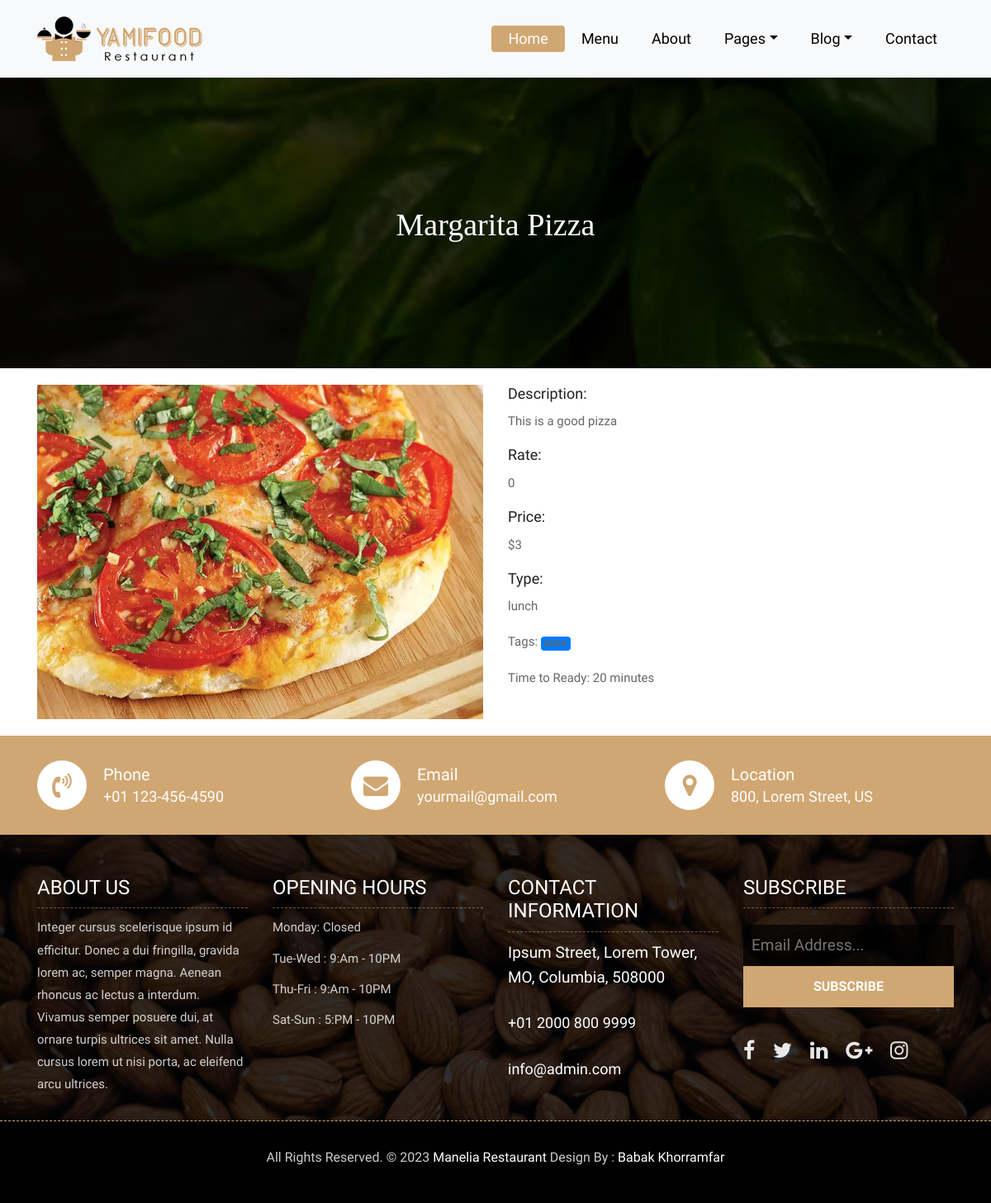
Page /foods/2/ on the committed database.
### foods/models.py (models this page shows)
class Food(models.Model):
    FOOD_TYPE = [
        ("lunch", "Lunch"),
        ("dinner", "Dinner")
    ]
    name = models.CharField(max_length=100, default=None)
    description = models.TextField(max_length=500, default=None)
    rate = models.IntegerField(default=0)
    price = models.IntegerField(default=None)
    time = models.IntegerField(default=None)
    tags = models.CharField(max_length=50, default=None)
    food_type = models.CharField(max_length=10, choices=FOOD_TYPE, default="dinner")
    pub_date = models.DateTimeField(auto_now_add=True)
    photo = models.ImageField(upload_to='foods/', default=None)
    def __str__(self):
        return self.name

### foods/views.py (the view)
# urls.py: path('<int:id>/', views.food_detail, name = "detail"),
def food_detail(request, id):
    food_detail = Food.objects.get(id=id)
    context = {
        "details" : food_detail
    }
    return render(request, 'foods/detail.html', context)

### foods/templates/foods/detail.html
{% extends 'base.html' %}
{% load static %}
{% block content %}
<div class="all-page-title page-breadcrumb">
    <div class="container text-center">
        <div class="row">
            <div class="col-lg-12">
                <h1>{{details}}</h1>
            </div>
        </div>
    </div>
</div>
<div class="container" style="margin: 20px auto">
    <div class="row">
            <div class="col-md-6">
                <img src="{{details.photo.url}}" alt="{{foods.name}} Photo" class="img-fluid">
            </div>
            <div class="col-md-6">
                <h3>Description:</h3>
                <p>{{details.description}}</p>
                <h3>Rate:</h3>
                <p>{{details.rate}}</p>
                <h3>Price:</h3>
                <p>${{details.price}}</p>
                <h3>Type:</h3>
                <p>{{details.food_type}}</p>
                <p>Tags: <span class="badge bg-primary">{{details.tags}}</span></p>
                <p>Time to Ready: {{details.time}} minutes</p>
            </div>
        </div>
    </div>
{% endblock %}

### templates/base.html (shortened to what this page needs)
{% load static %}
<!DOCTYPE html>
<html lang="en">
<head>
    <link rel="stylesheet" href="{% static 'css/bootstrap.min.css'%}">
    <link rel="stylesheet" href="{% static 'css/style.css'%}">
    <link rel="stylesheet" href="{% static 'css/responsive.css'%}">
    <link rel="stylesheet" href="{% static 'css/custom.css'%}">
</head>
<body>
	{% include 'partials/_header.html' %}
        {% block content %}
        {% endblock %}
	{% include 'partials/_footer.html' %}
</body>
</html>

### templates/partials/_header.html (shortened to what this page needs)
{% load static %}
        <header class="top-navbar">
            <nav class="navbar navbar-expand-lg navbar-light bg-light">
                <div class="container">
                    <a class="navbar-brand" href="index.html">
                        <img src="{% static 'images/logo.png' %}" alt="" />
                    </a>
                    <div class="collapse navbar-collapse" id="navbars-rs-food">
                        <ul class="navbar-nav ml-auto">
                            <li class="nav-item active"><a class="nav-link" href="index.html">Home</a></li>
                            <li class="nav-item"><a class="nav-link" href="menu.html">Menu</a></li>
                            <li class="nav-item"><a class="nav-link" href="about.html">About</a></li>
                            <li class="nav-item dropdown">
                                <a class="nav-link dropdown-toggle" href="#" id="dropdown-a" data-toggle="dropdown">Pages</a>
                            </li>
                            <li class="nav-item dropdown">
                                <a class="nav-link dropdown-toggle" href="#" id="dropdown-a" data-toggle="dropdown">Blog</a>
                            </li>
                            <li class="nav-item"><a class="nav-link" href="contact.html">Contact</a></li>
                        </ul>
                    </div>
                </div>
            </nav>
        </header>

### templates/partials/_footer.html (shortened to what this page needs)
{% load static %}
	<div class="contact-imfo-box">
		<div class="container">
			<div class="row">
				<div class="col-md-4">
					<i class="fa fa-volume-control-phone"></i>
					<div class="overflow-hidden">
						<h4>Phone</h4>
						<p class="lead">
							+01 123-456-4590
						</p>
					</div>
				</div>
				<div class="col-md-4">
					<i class="fa fa-envelope"></i>
					<div class="overflow-hidden">
						<h4>Email</h4>
						<p class="lead">
							yourmail@gmail.com
						</p>
					</div>
				</div>
				<div class="col-md-4">
					<i class="fa fa-map-marker"></i>
					<div class="overflow-hidden">
						<h4>Location</h4>
						<p class="lead">
							800, Lorem Street, US
						</p>
					</div>
				</div>
			</div>
		</div>
	</div>
<footer class="footer-area bg-f">
    <div class="container">
        <div class="row">
            <div class="col-lg-3 col-md-6">
                <h3>About Us</h3>
                <p>Integer cursus scelerisque ipsum id efficitur. Donec a dui fringilla, gravida lorem ac, semper magna. Aenean rhoncus ac lectus a interdum. Vivamus semper posuere dui, at ornare turpis ultrices sit amet. Nulla cursus lorem ut nisi porta, ac eleifend arcu ultrices.</p>
            </div>
            <div class="col-lg-3 col-md-6">
                <h3>Opening hours</h3>
                <p><span class="text-color">Monday: </span>Closed</p>
                <p><span class="text-color">Tue-Wed :</span> 9:Am - 10PM</p>
                <p><span class="text-color">Thu-Fri :</span> 9:Am - 10PM</p>
                <p><span class="text-color">Sat-Sun :</span> 5:PM - 10PM</p>
            </div>
            <div class="col-lg-3 col-md-6">
                <h3>Contact information</h3>
                <p class="lead">Ipsum Street, Lorem Tower, MO, Columbia, 508000</p>
                <p class="lead"><a href="#">+01 2000 800 9999</a></p>
                <p><a href="#"> info@admin.com</a></p>
            </div>
            <div class="col-lg-3 col-md-6">
                <h3>Subscribe</h3>
                <div class="subscribe_form">
                    <form class="subscribe_form">
                        <input name="EMAIL" id="subs-email" class="form_input" placeholder="Email Address..." type="email">
                        <button type="submit" class="submit">SUBSCRIBE</button>
                    </form>
                </div>
                <ul class="list-inline f-social">
                    <li class="list-inline-item"><a href="#"><i class="fa fa-facebook" aria-hidden="true"></i></a></li>
                    <li class="list-inline-item"><a href="#"><i class="fa fa-twitter" aria-hidden="true"></i></a></li>
                    <li class="list-inline-item"><a href="#"><i class="fa fa-linkedin" aria-hidden="true"></i></a></li>
                    <li class="list-inline-item"><a href="#"><i class="fa fa-google-plus" aria-hidden="true"></i></a></li>
                    <li class="list-inline-item"><a href="#"><i class="fa fa-instagram" aria-hidden="true"></i></a></li>
                </ul>
            </div>
        </div>
    </div>
    <div class="copyright">
        <div class="container">
            <div class="row">
                <div class="col-lg-12">
                    <p class="company-name">All Rights Reserved. &copy; 2023 <a href="#">Manelia Restaurant</a> Design By :
                <a href="#">Babak Khorramfar</a></p>
                </div>
            </div>
        </div>
    </div>
</footer>

### rows in the picture
Food: name "Margarita Pizza", photo (picture), description "This is a good pizza", rate "0", price "3", food_type "lunch", time "20"
